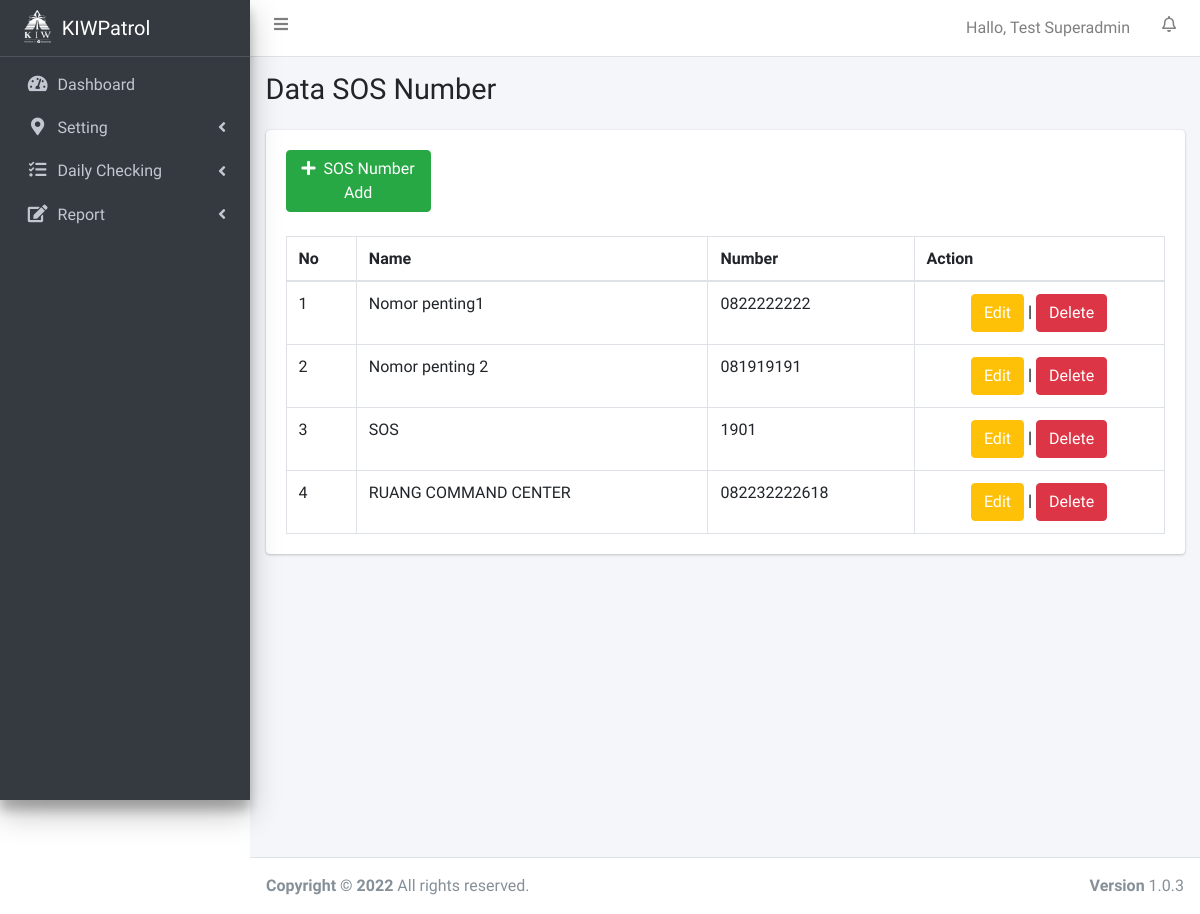
/admin/sos.php (signed in), run on the app's committed database.
### tables this page shows
CREATE TABLE `user_list` (
  `id` int(11) NOT NULL,
  `nip` varchar(64) NOT NULL,
  `nama_lengkap` varchar(64) NOT NULL,
  `username` varchar(32) NOT NULL,
  `password` varchar(64) NOT NULL,
  `no_hp` varchar(16) NOT NULL,
  `email` varchar(64) NOT NULL,
  `id_level` int(11) NOT NULL COMMENT '1sadm, 2spv, 3adm, 4ptgs',
  `status` int(11) NOT NULL DEFAULT 1
);

CREATE TABLE `nomor_list` (
  `id` int(11) NOT NULL,
  `nama` varchar(64) NOT NULL,
  `nomor` varchar(32) NOT NULL,
  `status` int(11) NOT NULL
);

### admin/fungsi.php (called while the page is built, shortened)
<?php
function session_user(){
	return $_SESSION['id'];
}function session_level(){
	return $_SESSION['id_level'];
}
	if($fungsi=="tambah"){ ?>
	<?php }
function get_user(){
	require '../config/koneksi.php';
	$user = session_user();
	$result = mysqli_query($con,"SELECT nama_lengkap FROM user_list WHERE (id = '$user')");
	while($h = mysqli_fetch_array($result)){
		$user = $h['nama_lengkap'];
	}
	return $user;
}
  ?>

### admin/sos.php (the view, shortened to what this page needs)
<html>
<head>
<?php include 'header.php'; auth_menu("satuduatiga",session_level()); ?>
  <div class="content-wrapper">
    <section class="content-header">
      <div class="container-fluid">
        <div class="row mb-2">
          <div class="col-sm-6">
            <h1>Data SOS Number</h1>
          </div>
        </div>
      </div>
    </section>
    <section class="content">
      <div class="container-fluid">
        <div class="row">
          <div class="col-12">
            <div class="card">
              <div class="card-body">
				<div class="row">
					<div class="col-sm-8">
						<div class="input-group">
							<button type="button" class="btn btn-block btn-success col-sm-3" href="#" data-toggle="modal" data-target="#modaladd"><i class="fas fa-plus">&ensp;</i>SOS Number Add</button>
						</div>
					</div>
				</div></br>
                <table id="example1" class="table table-bordered table-hover">
                  <thead>
                  <tr>
                    <th>No</th>
                    <th>Name</th>
                    <th>Number</th>
					<th>Action</th>
                  </tr>
                  </thead>
                  <tbody>
				  <?php
					$result = mysqli_query($con,"SELECT * FROM nomor_list WHERE status != '2'");
					$no=1;
					while($row = mysqli_fetch_array($result)){
						echo"
						<tr>
							<td>".($no++)."</td>
							<td>$row[nama]</td>
							<td>$row[nomor]</td>";
						if($row['status'] == 1&&session_level()!="0"){
							echo"
							<td align='center'>
								<b>
								<a href='#' data-toggle='modal' data-target='#modaledit".$row["id"]."' class='btn btn-small btn-warning' style='color:white'>Edit</a> |
								<a href='sos_act?status=".md5("hapus")."&nomor=".md5($row['id'])."' class='btn btn-danger btn-small'  onClick=\"return confirm('Do you want delete this data ?')\" >Delete</a>
								</b>
							</td>
						</tr>";
						}else if(session_level()!="0"){
							echo"
							<td align='center'>
								<b>
								<a href='#' data-toggle='modal' data-target='#modaledit".$row["id"]."' class='btn btn-small btn-warning' style='color:white'>Edit</a> |
								<a href='sos_act?status=".md5("aktifkan")."&nomor=".md5($row['id'])."' class='btn btn-primary btn-small' >Activation</a>
								</b>
							</td>
						</tr>";
						}
						?>
						<?php
					}
				  ?>
                  </tbody>
                </table>
              </div>
            </div>
          </div>
        </div>
      </div>
    </section>
  </div>
<?php include 'footer.php';
?>

### admin/header.php (shortened to what this page needs)
<?php
  include '../config/koneksi.php';
  include 'fungsi.php';
  ?>
<!DOCTYPE html>
<html lang="en">
<head>
  <link rel="stylesheet" href="../assets/plugins/fontawesome-free/css/all.min.css">
  <link rel="stylesheet" href="https://code.ionicframework.com/ionicons/2.0.1/css/ionicons.min.css">
  <link rel="stylesheet" href="../assets/plugins/tempusdominus-bootstrap-4/css/tempusdominus-bootstrap-4.min.css">
  <link rel="stylesheet" href="../assets/plugins/icheck-bootstrap/icheck-bootstrap.min.css">
  <link rel="stylesheet" href="../assets/plugins/jqvmap/jqvmap.min.css">
  <link rel="stylesheet" href="../assets/css/adminlte.min.css">
  <link rel="stylesheet" href="../assets/plugins/overlayScrollbars/css/OverlayScrollbars.min.css">
  <link rel="stylesheet" href="../assets/plugins/summernote/summernote-bs4.min.css">
  <link rel="stylesheet" href="../assets/plugins/sweetalert2-theme-bootstrap-4/bootstrap-4.min.css">
  <link rel="stylesheet" href="../assets/plugins/daterangepicker/daterangepicker.css">
  <link rel="stylesheet" type="text/css" href="../assets/plugins/daterangepicker/daterangepicker.css" />
  <link rel="stylesheet" href="../assets/plugins/fontawesome-free/css/all.min.css">
  <link rel="stylesheet" href="../assets/plugins/datatables-bs4/css/dataTables.bootstrap4.min.css">
  <link rel="stylesheet" href="../assets/plugins/datatables-responsive/css/responsive.bootstrap4.min.css">
  <link rel="stylesheet" href="../assets/plugins/datatables-buttons/css/buttons.bootstrap4.min.css">
  <link rel="stylesheet" href="../assets/css/adminlte.min.css">
</head>
<body class="hold-transition sidebar-mini layout-fixed">
<div class="wrapper">
  <nav class="main-header navbar navbar-expand navbar-white navbar-light">
    <ul class="navbar-nav">
      <li class="nav-item">
        <a class="nav-link" data-widget="pushmenu" href="#" role="button"><i class="fas fa-bars"></i></a>
      </li>
    </ul>
    <ul class="navbar-nav ml-auto">
      <li class="nav-item d-none d-sm-inline-block">
        <a class="nav-link"><?php echo "Hallo, ".get_user(); ?></a>
      </li>
      <li class="nav-item dropdown">
        <a class="nav-link" data-toggle="dropdown" href="#">
          <i class="far fa-bell"></i>
        </a>
      </li>
    </ul>
  </nav>
  <aside class="main-sidebar sidebar-dark-primary elevation-4">
    <a href="index" class="brand-link">
      <img src="../assets/img/logo_putih.png" alt="" class="brand-image" style="">
      <span class="brand-text font-weight-light">KIWPatrol</span>
    </a>
    <div class="sidebar">
      <nav class="mt-2">
        <ul class="nav nav-pills nav-sidebar flex-column treeview" data-widget="treeview" role="menu" data-accordion="false">
          <li class="nav-item">
            <a href="index" class="nav-link">
              <i class="nav-icon fas fa-tachometer-alt"></i>
              <p>
                Dashboard
              </p>
            </a>
          </li>
          <li class="nav-item treeview-menu">
            <a href="#" class="nav-link">
              <i class="nav-icon fas fa-map-marker-alt"></i>
              <p>
                Setting
                <i class="fas fa-angle-left right"></i>
              </p>
            </a>
          </li>
          <li class="nav-item">
            <a href="#" class="nav-link">
              <i class="nav-icon fas fa-tasks"></i>
              <p>
                Daily Checking
                <i class="fas fa-angle-left right"></i>
              </p>
            </a>
          </li>
          <li class="nav-item">
            <a href="#" class="nav-link">
              <i class="nav-icon fas fa-edit"></i>
              <p>
                Report
                <i class="fas fa-angle-left right"></i>
              </p>
            </a>
          </li>
        </ul><br><br><br><br><br><br><br><br>
      </nav>
    </div>
  </aside>

### data on the page
user_list: nama_lengkap "Test Superadmin"
nomor_list: nama "Nomor penting1", nomor "0822222222"
nomor_list: nama "Nomor penting 2", nomor "081919191"
nomor_list: nama "SOS", nomor "1901"
nomor_list: nama "RUANG COMMAND CENTER", nomor "082232222618"
